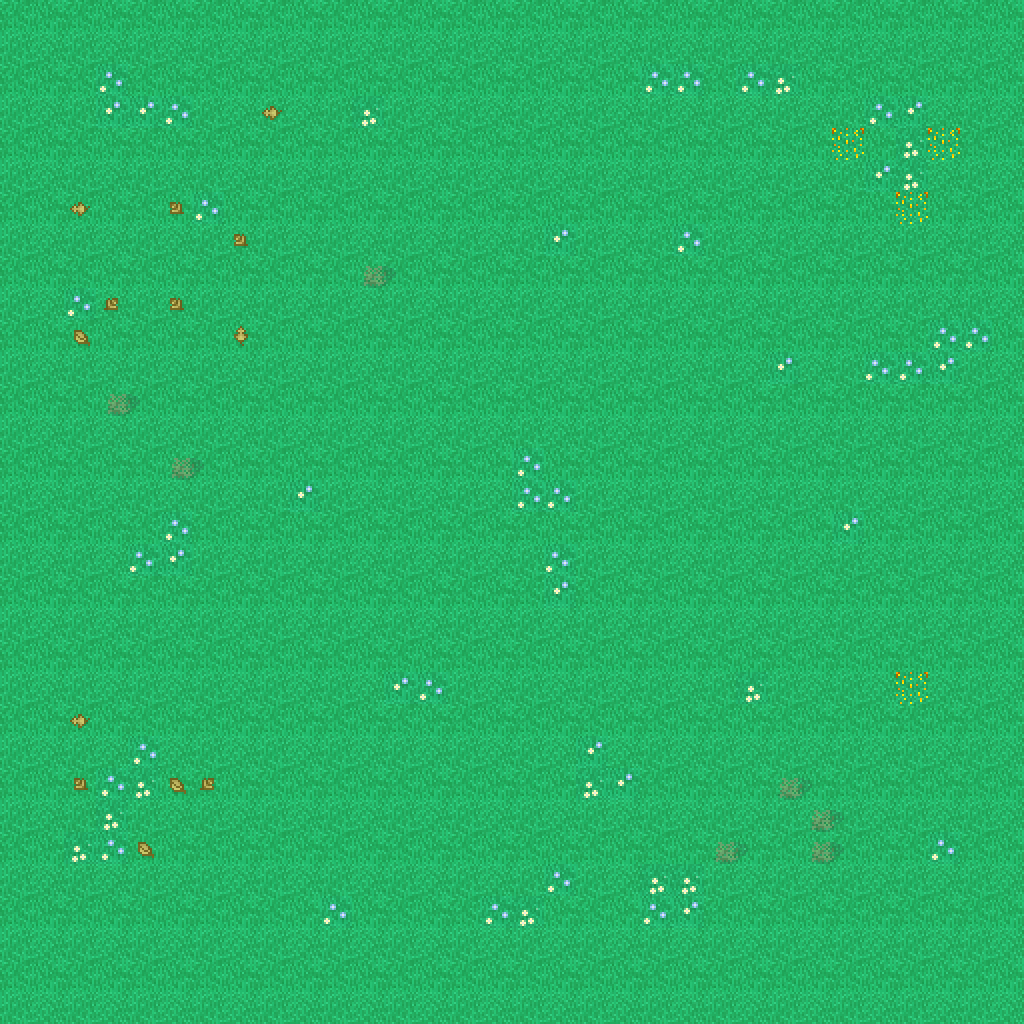

Rendered tile map (Tiled .tmx) drawn with the repository's tilesets; below, a short description and the map source with its tile grids summarised:
An orthogonal 32x32 tile map with 32x32 px tiles, 2 tile layers (bg, entity).

<map version="1.8" tiledversion="1.10.2" orientation="orthogonal" renderorder="right-down" width="32" height="32" tilewidth="32" tileheight="32" infinite="0" nextlayerid="4" nextobjectid="1">
 <tileset firstgid="1" source="tilesheet1.tsx" />
 <layer id="2" name="bg" width="32" height="32">
  <data>[1024 cells, 1024 non-empty, 8 distinct tile ids]</data>
 </layer>
 <layer id="3" name="entity" width="32" height="32">
  <data>[1024 cells, 86 non-empty, 15 distinct tile ids]</data>
 </layer>
</map>
